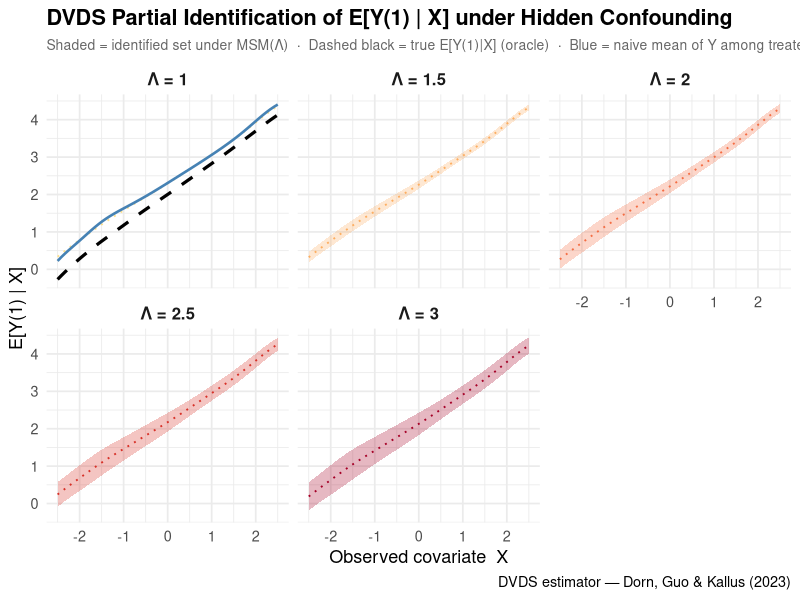
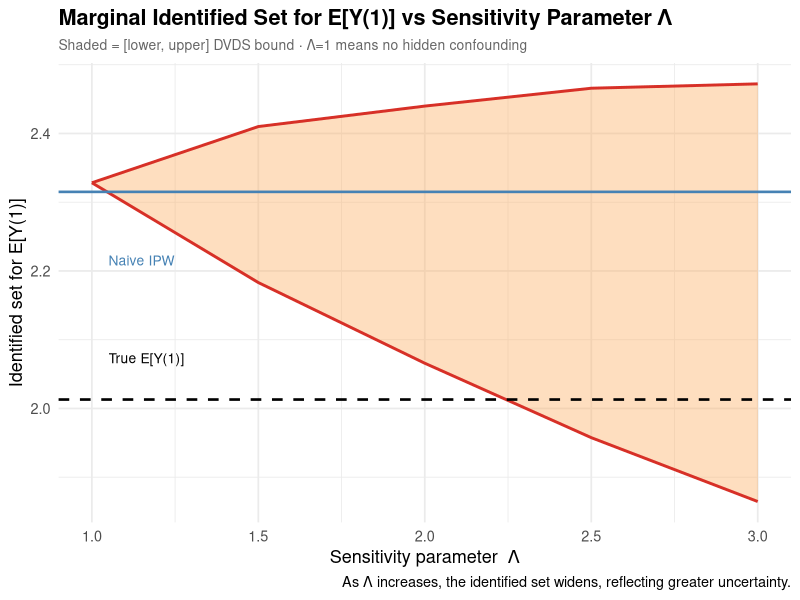

The R source for these figures, in order:
# ============================================================
#  Partial Identification of E[Y(1) | X] under Hidden Confounding
#  DVDS Method: Dorn, Guo & Kallus (2023)
#  "Doubly-Valid/Doubly-Sharp Sensitivity Analysis for Causal
#   Inference with Unmeasured Confounding"
#
#  Sensitivity model: Marginal Sensitivity Model (MSM)
#  with parameter Lambda (Λ).
#
#  Under MSM(Λ), the true propensity odds are within Λ of the
#  nominal (estimated) propensity odds:
#
#    1/Λ ≤ [π(x)/(1-π(x))] / [ê(x)/(1-ê(x))] ≤ Λ
#
#  where π(x) is the TRUE propensity (unknown), ê(x) is the
#  NOMINAL propensity estimated from observed data.
#  Λ = 1  →  no hidden confounding (standard IPW).
#  Λ > 1  →  allows for increasing amounts of confounding.
# ============================================================

library(quantreg)   # quantile regression for DVDS augmentation
library(ggplot2)
library(dplyr)

set.seed(2024)
n <- 2000

# ------------------------------------------------------------
# 1.  Data Generating Process (DGP)
# ------------------------------------------------------------
#
#  X  ~ N(0,1)          observed covariate
#  U  ~ N(0,1)          HIDDEN confounder (analyst does not see U)
#
#  True propensity: P(A=1 | X, U) = logistic(0.5*X + 0.9*U)
#  → U is a strong confounder of A → Y
#
#  Potential outcomes:
#    Y(1) = 2 + X + 0.8*U + ε1     (treated)
#    Y(0) = 0.5*X        + ε0     (control)
#
#  Observed: Y = A·Y(1) + (1-A)·Y(0)

X  <- rnorm(n)
U  <- rnorm(n)                                  # HIDDEN — never used in estimation

true_ps <- plogis(0.5 * X + 0.9 * U)           # depends on U
A  <- rbinom(n, 1, true_ps)

Y1_pot <- 2 + X + 0.8 * U + rnorm(n, sd = 0.5) # potential outcome Y(1)
Y0_pot <- 0.5 * X          + rnorm(n, sd = 0.5) # potential outcome Y(0)
Y  <- A * Y1_pot + (1 - A) * Y0_pot             # observed outcome

cat("============================================================\n")
cat("  ORACLE (uses U — unobservable in practice)\n")
cat("============================================================\n")
cat(sprintf("  True E[Y(1)]       = %.3f\n", mean(Y1_pot)))
cat(sprintf("  True E[Y(0)]       = %.3f\n", mean(Y0_pot)))
cat(sprintf("  True ATE           = %.3f\n\n", mean(Y1_pot - Y0_pot)))

# ------------------------------------------------------------
# 2.  Analyst's world: only (X, A, Y) are observed
#     Estimate nominal propensity score ignoring U
# ------------------------------------------------------------

ps_model <- glm(A ~ X, family = binomial)       # misspecified: omits U
pi_hat   <- fitted(ps_model)
pi_hat   <- pmax(pi_hat, 0.02)                  # trim for numerical stability

naive_ipw <- mean(A * Y / pi_hat)               # Horwitz-Thompson estimator

cat("============================================================\n")
cat("  NAIVE ANALYSIS (ignores hidden confounding)\n")
cat("============================================================\n")
cat(sprintf("  Naive IPW E[Y(1)]  = %.3f  (biased due to hidden U)\n\n",
            naive_ipw))

# ------------------------------------------------------------
# 3.  DVDS Marginal Bounds on E[Y(1)]
# ------------------------------------------------------------
#
#  Under MSM(Λ), the SHARP identified set for E[Y(1)] is
#  [L(Λ), U(Λ)] where the bounds come from a doubly-valid
#  augmented estimator (Dorn, Guo & Kallus 2023, Sec. 3):
#
#  Key idea: choose a quantile level τ = Λ/(1+Λ) (upper bound)
#  or τ = 1/(1+Λ) (lower bound) for the treated-unit outcome
#  distribution.  Then the DVDS estimator is:
#
#    ψ̂_upper = (1/n) Σ_i [ q̂_{τ}(X_i) + w_i^up · A_i · (Y_i − q̂_{τ}(X_i)) ]
#    ψ̂_lower = (1/n) Σ_i [ q̂_{τ'}(X_i) + w_i^lo · A_i · (Y_i − q̂_{τ'}(X_i)) ]
#
#  where the MSM tilted weights are:
#    w_i^up = Λ / (Λ · π̂(X_i) + 1 − π̂(X_i))
#    w_i^lo = 1 / (π̂(X_i) + Λ · (1 − π̂(X_i)))
#
#  and q̂_τ(x) is a quantile regression of Y on X at level τ,
#  fit on TREATED units only.
#
#  "Doubly valid" means the bound is valid if EITHER:
#   (a) the propensity score model is correct, OR
#   (b) the outcome quantile model is correct.
#
#  "Sharp" means no tighter bound is possible under MSM(Λ).

dvds_marginal_bounds <- function(Y, A, X, pi_hat, Lambda) {

  tau_up  <- Lambda / (1 + Lambda)   # quantile for upper bound
  tau_lo  <- 1      / (1 + Lambda)   # quantile for lower bound

  # MSM tilted IPW weights (one per observation)
  w_up <- Lambda / (Lambda * pi_hat + (1 - pi_hat))
  w_lo <- 1      / (pi_hat + Lambda * (1 - pi_hat))

  # Quantile regression on treated units only
  df_treated <- data.frame(Y = Y[A == 1], X = X[A == 1])

  qfit_up <- rq(Y ~ X, tau = tau_up, data = df_treated)
  qfit_lo <- rq(Y ~ X, tau = tau_lo, data = df_treated)

  q_up <- predict(qfit_up, newdata = data.frame(X = X))  # predict for ALL units
  q_lo <- predict(qfit_lo, newdata = data.frame(X = X))

  # DVDS augmented estimators (IPW + quantile control variate)
  psi_up <- mean(q_up + w_up * A * (Y - q_up))
  psi_lo <- mean(q_lo + w_lo * A * (Y - q_lo))

  return(list(lower   = psi_lo,
              upper   = psi_up,
              width   = psi_up - psi_lo,
              q_up    = q_up,
              q_lo    = q_lo,
              w_up    = w_up,
              w_lo    = w_lo,
              tau_up  = tau_up,
              tau_lo  = tau_lo))
}

# Compute bounds over a sequence of Lambda values
Lambda_seq  <- c(1.0, 1.5, 2.0, 2.5, 3.0)
true_EY1    <- mean(Y1_pot)

marginal_results <- do.call(rbind, lapply(Lambda_seq, function(L) {
  b <- dvds_marginal_bounds(Y, A, X, pi_hat, L)
  data.frame(Lambda      = L,
             Lower       = b$lower,
             Upper       = b$upper,
             Width       = b$width,
             Contains_truth = (b$lower <= true_EY1 & true_EY1 <= b$upper))
}))

cat("============================================================\n")
cat(sprintf("  DVDS MARGINAL BOUNDS on E[Y(1)]  (true = %.3f)\n", true_EY1))
cat("============================================================\n")
print(marginal_results, row.names = FALSE, digits = 3)
cat("\n")

# ------------------------------------------------------------
# 4.  Conditional Bounds: E[Y(1) | X = x]  for each Lambda
# ------------------------------------------------------------
#
#  We evaluate the DVDS bound locally at each grid point x0
#  using a Nadaraya-Watson kernel smoother with Gaussian kernel.
#  This gives the identified SET for the conditional mean
#  potential outcome as a function of X.

dvds_conditional_bounds <- function(Y, A, X, pi_hat, Lambda,
                                    x_grid, bandwidth = 0.4) {

  tau_up <- Lambda / (1 + Lambda)
  tau_lo <- 1      / (1 + Lambda)

  w_up <- Lambda / (Lambda * pi_hat + (1 - pi_hat))
  w_lo <- 1      / (pi_hat + Lambda * (1 - pi_hat))

  # Global quantile regression on treated (extrapolates to full X range)
  df_tr  <- data.frame(Y = Y[A == 1], X = X[A == 1])
  q_up   <- predict(rq(Y ~ X, tau = tau_up, data = df_tr),
                    newdata = data.frame(X = X))
  q_lo   <- predict(rq(Y ~ X, tau = tau_lo, data = df_tr),
                    newdata = data.frame(X = X))

  # Local DVDS bounds at each grid point using kernel weighting
  res <- vapply(x_grid, function(x0) {

    kw <- dnorm((X - x0) / bandwidth)   # Gaussian kernel weights
    kw_norm <- kw / sum(kw)             # normalise to sum to 1

    upper <- sum(kw_norm * (q_up + w_up * A * (Y - q_up)))
    lower <- sum(kw_norm * (q_lo + w_lo * A * (Y - q_lo)))

    # Oracle: true E[Y(1) | X ≈ x0]
    true_cond <- sum(kw_norm * Y1_pot)

    # Naive: sample mean of Y among treated near x0
    kw_tr <- kw * A
    naive  <- if (sum(kw_tr) > 1e-8) sum(kw_tr * Y) / sum(kw_tr)
              else NA_real_

    c(lower = lower, upper = upper,
      true  = true_cond, naive = naive)
  }, FUN.VALUE = numeric(4))

  data.frame(X      = x_grid,
             Lower  = res["lower", ],
             Upper  = res["upper", ],
             True   = res["true",  ],
             Naive  = res["naive", ],
             Lambda = Lambda)
}

x_grid <- seq(-2.5, 2.5, length.out = 60)

cond_list <- lapply(Lambda_seq, function(L) {
  dvds_conditional_bounds(Y, A, X, pi_hat, L, x_grid, bandwidth = 0.4)
})
cond_df <- bind_rows(cond_list)
cond_df$Lambda_label <- factor(paste0("Λ = ", cond_df$Lambda))

# Extract reference curves (same for all Lambda)
ref <- cond_df[cond_df$Lambda == 1, ]

# ------------------------------------------------------------
# 5.  Plot 1 — Conditional identified sets for each Lambda
# ------------------------------------------------------------

p1 <- ggplot(cond_df, aes(x = X)) +
  geom_ribbon(aes(ymin = Lower, ymax = Upper, fill = Lambda_label),
              alpha = 0.28) +
  geom_line(aes(y = (Lower + Upper) / 2, color = Lambda_label),
            linewidth = 0.65, linetype = "dotted") +
  geom_line(data = ref,
            aes(x = X, y = True),
            color = "black", linewidth = 1.1,
            linetype = "dashed", inherit.aes = FALSE) +
  geom_line(data = ref,
            aes(x = X, y = Naive),
            color = "steelblue", linewidth = 0.9,
            inherit.aes = FALSE) +
  facet_wrap(~Lambda_label, ncol = 3) +
  scale_fill_manual(
    values = c("#FEE08B","#FDAE61","#F46D43","#D73027","#A50026"),
    guide  = "none") +
  scale_color_manual(
    values = c("#FEE08B","#FDAE61","#F46D43","#D73027","#A50026"),
    guide  = "none") +
  labs(
    title    = "DVDS Partial Identification of E[Y(1) | X] under Hidden Confounding",
    subtitle = paste0("Shaded = identified set under MSM(Λ)  ·  ",
                      "Dashed black = true E[Y(1)|X] (oracle)  ·  ",
                      "Blue = naive mean of Y among treated"),
    x        = "Observed covariate  X",
    y        = "E[Y(1) | X]",
    caption  = "DVDS estimator — Dorn, Guo & Kallus (2023)"
  ) +
  theme_minimal(base_size = 13) +
  theme(
    strip.text    = element_text(face = "bold", size = 12),
    plot.title    = element_text(face = "bold"),
    plot.subtitle = element_text(color = "grey40", size = 10)
  )

# ------------------------------------------------------------
# 6.  Plot 2 — Marginal bound width as a function of Lambda
# ------------------------------------------------------------

p2 <- ggplot(marginal_results, aes(x = Lambda)) +
  geom_ribbon(aes(ymin = Lower, ymax = Upper), fill = "#FDAE61", alpha = 0.4) +
  geom_line(aes(y = Lower), color = "#D73027", linewidth = 1) +
  geom_line(aes(y = Upper), color = "#D73027", linewidth = 1) +
  geom_hline(yintercept = true_EY1,
             color = "black", linetype = "dashed", linewidth = 0.9) +
  geom_hline(yintercept = naive_ipw,
             color = "steelblue", linetype = "solid", linewidth = 0.9) +
  annotate("text", x = 1.05, y = true_EY1 + 0.06,
           label = "True E[Y(1)]", hjust = 0, size = 3.5, color = "black") +
  annotate("text", x = 1.05, y = naive_ipw - 0.1,
           label = "Naive IPW", hjust = 0, size = 3.5, color = "steelblue") +
  scale_x_continuous(breaks = Lambda_seq) +
  labs(
    title    = "Marginal Identified Set for E[Y(1)] vs Sensitivity Parameter Λ",
    subtitle = "Shaded = [lower, upper] DVDS bound · Λ=1 means no hidden confounding",
    x        = "Sensitivity parameter  Λ",
    y        = "Identified set for E[Y(1)]",
    caption  = "As Λ increases, the identified set widens, reflecting greater uncertainty."
  ) +
  theme_minimal(base_size = 13) +
  theme(
    plot.title    = element_text(face = "bold"),
    plot.subtitle = element_text(color = "grey40", size = 10)
  )

# Print plots
print(p1)
print(p2)

cat("============================================================\n")
cat("  INTERPRETATION GUIDE\n")
cat("============================================================\n")
cat("  Λ = 1 : assumes no hidden confounding (point-identified).\n")
cat("  Λ > 1 : allows unmeasured confounders to shift treatment\n")
cat("          odds by up to factor Λ.\n\n")
cat("  The DVDS bound is:\n")
cat("  • Sharp  — no tighter interval is possible under MSM(Λ).\n")
cat("  • Doubly valid — consistent if EITHER the propensity\n")
cat("    model OR the outcome quantile model is correctly\n")
cat("    specified (but not necessarily both).\n\n")
cat("  In this simulation, the analyst's propensity model is\n")
cat("  MISSPECIFIED (omits U).  The naive IPW estimate is biased\n")
cat("  downward.  The true E[Y(1)] falls inside the identified\n")
cat("  set once Λ is large enough to cover the true confounding.\n")
